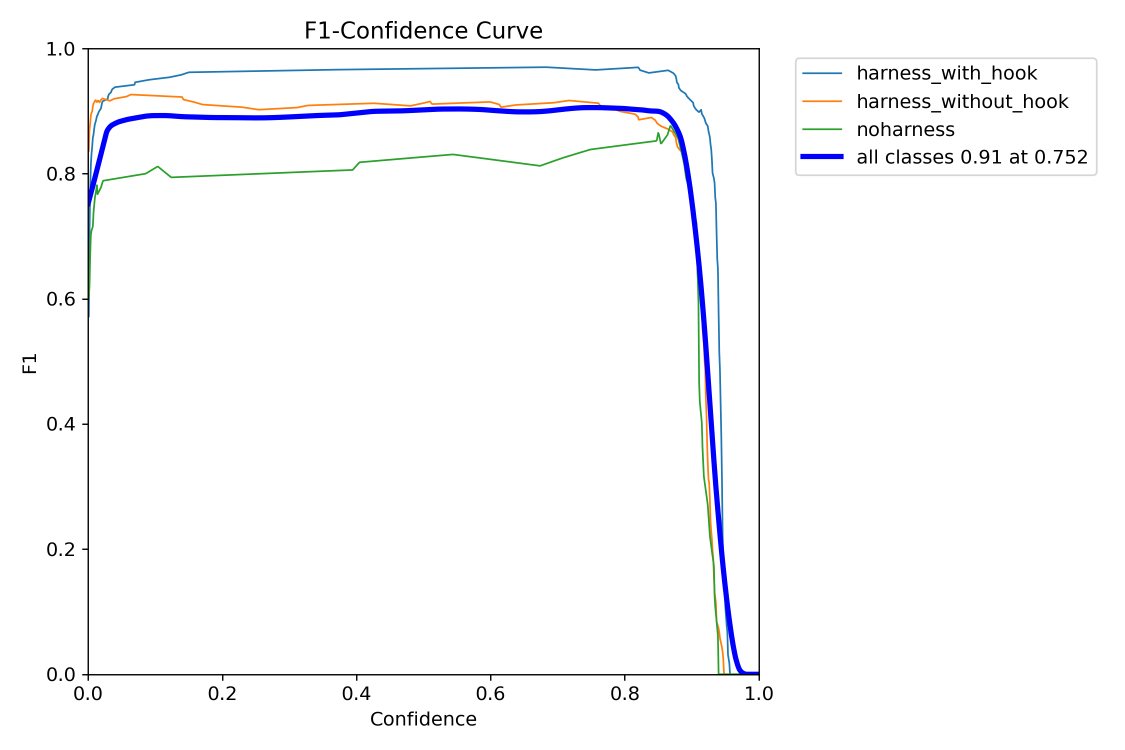
#> input picture BoxF1_curve.png, 2250 x 1500 px, given as the content of the folder /Desktop/SafetyHarnessModel/Annote4/YOLODataset/images/train, which was not available (shown at 1/2 size)
$ python reverse_image.py
#> lines starting #> are read from the running program, lines starting #| are printed output that depends on the picture
from PIL import Image
import os

def reverse_image(image_path):
    image = Image.open(image_path)
#> image is the input picture: PIL image 2250x1500 RGBA; mean R, G, B, A 249, 249.3, 250.9, 255
    reversed_image = image.transpose(Image.FLIP_LEFT_RIGHT)
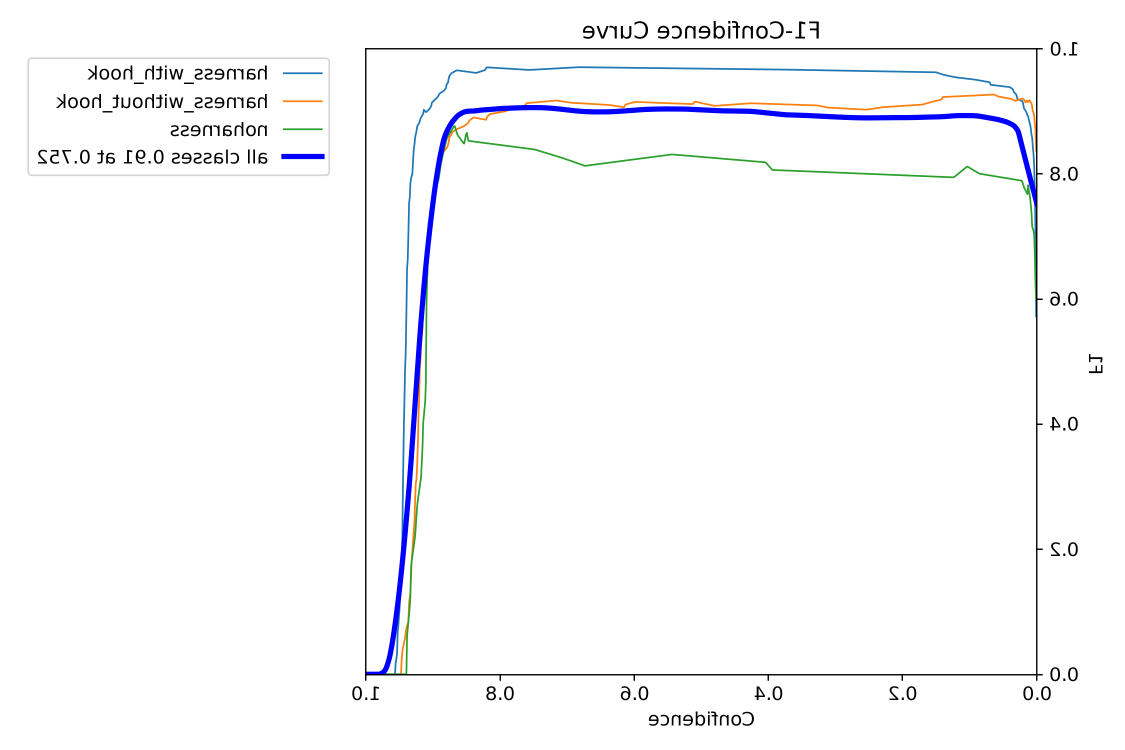
#> reversed_image: PIL image 2250x1500 RGBA (shown at 1/2 size); mean R, G, B, A 249, 249.3, 250.9, 255
    return reversed_image

def reverse_images_in_folder(folder_path):
    for filename in os.listdir(folder_path):
        if filename.endswith((".jpg", ".jpeg", ".png")):
            image_path = os.path.join(folder_path, filename)
            reversed_image = reverse_image(image_path)
            output_path = os.path.join(folder_path, filename.split(".")[0]+"_rev.jpg")
            reversed_image.save(output_path)

# Example usage
folder_path = r"/Users/meghrajdesai11/Desktop/SafetyHarnessModel/Annote4/YOLODataset/images/train"
reverse_images_in_folder(folder_path)


# [21 lines of commented-out code are left out]

$ run again, on confusion_matrix.png
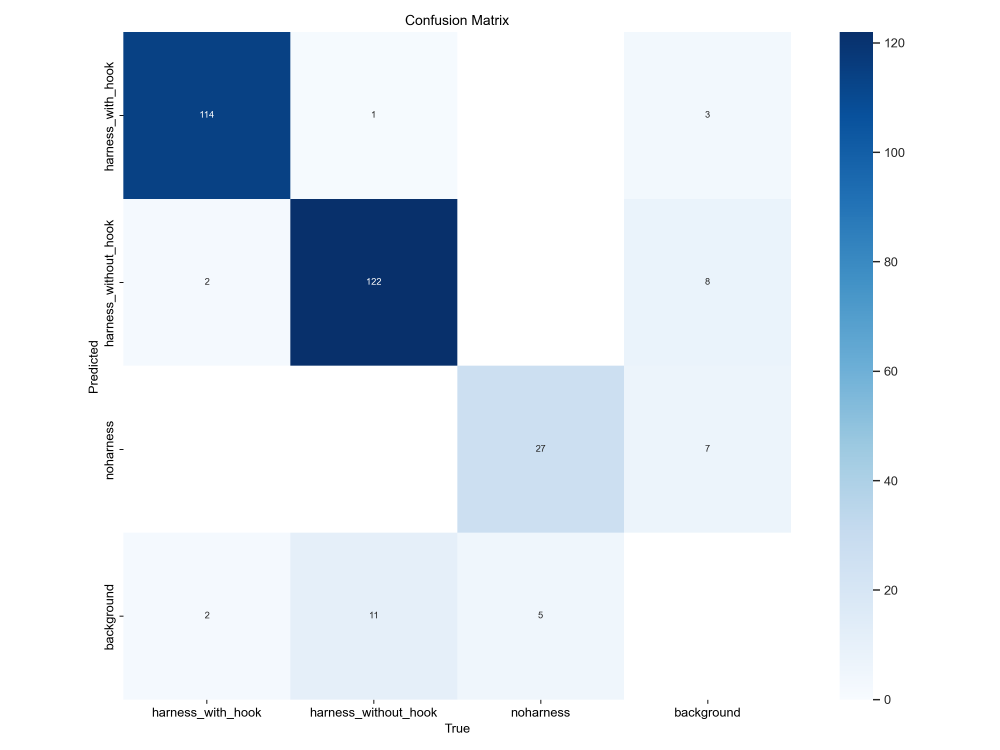
#> input picture confusion_matrix.png, 3000 x 2250 px, given as the content of the folder /Desktop/SafetyHarnessModel/Annote4/YOLODataset/images/train, which was not available (shown at 1/3 size)
#> in reverse_image, image is the input picture: PIL image 3000x2250 RGBA; mean R, G, B, A 224.9, 232.7, 241.1, 255
#> in reverse_image, `reversed_image = image.transpose(Image.FLIP_LEFT_RIGHT)`:
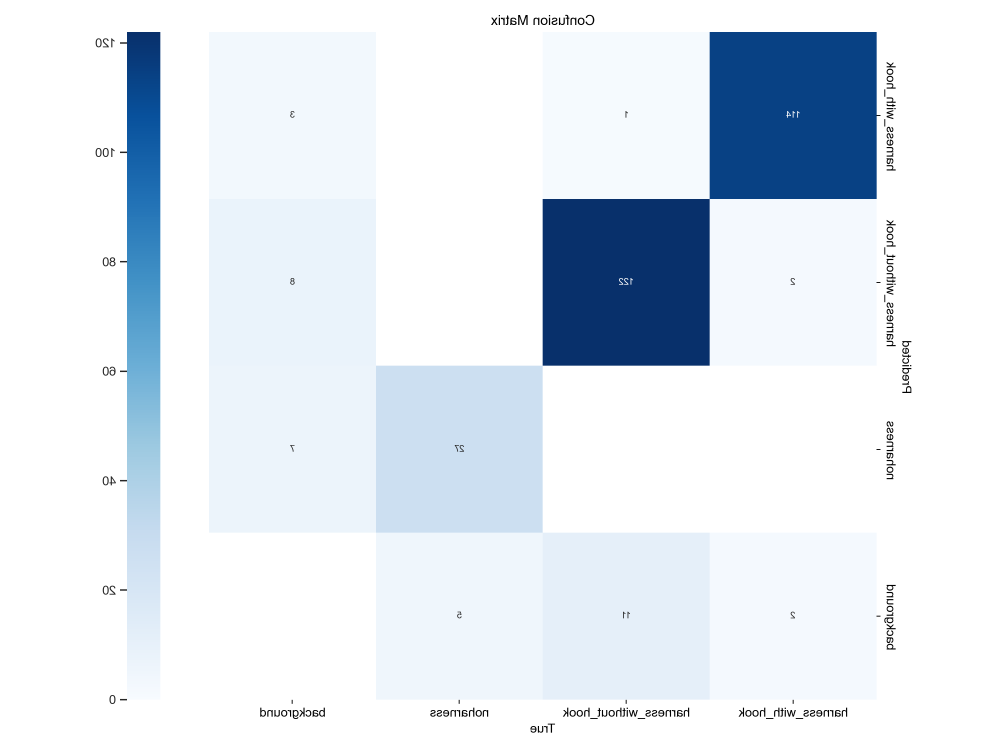
#> reversed_image: PIL image 3000x2250 RGBA (shown at 1/3 size); mean R, G, B, A 224.9, 232.7, 241.1, 255

$ run again, on confusion_matrix_normalized.png
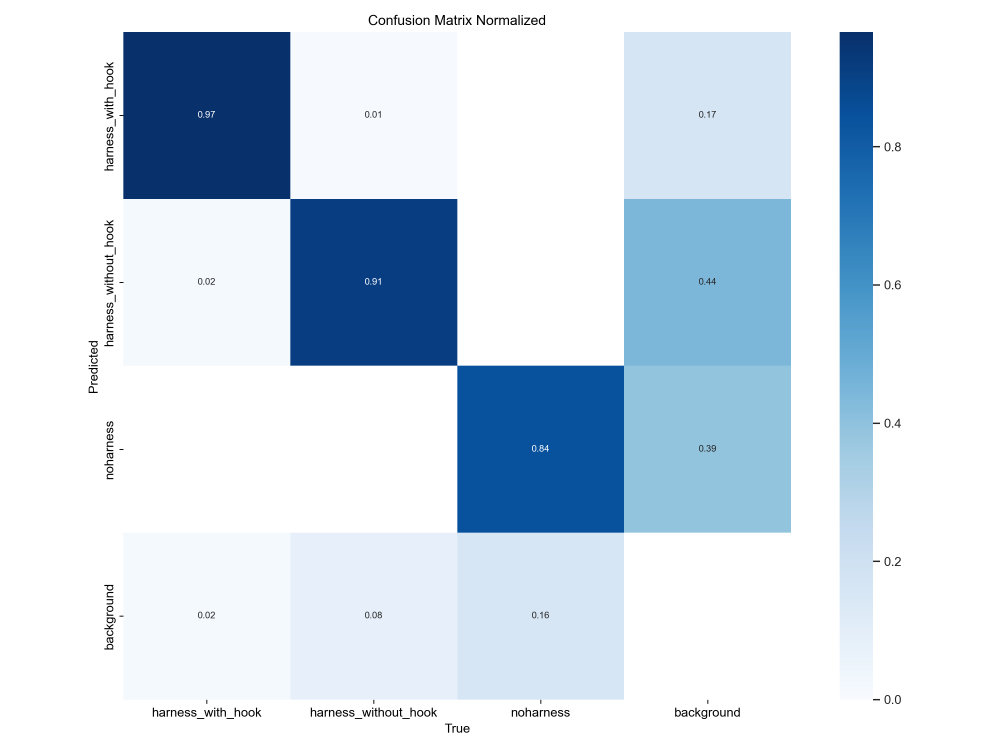
#> input picture confusion_matrix_normalized.png, 3000 x 2250 px, given as the content of the folder /Desktop/SafetyHarnessModel/Annote4/YOLODataset/images/train, which was not available (shown at 1/3 size)
#> in reverse_image, image is the input picture: PIL image 3000x2250 RGBA; mean R, G, B, A 208.3, 222, 235, 255
#> in reverse_image, `reversed_image = image.transpose(Image.FLIP_LEFT_RIGHT)`:
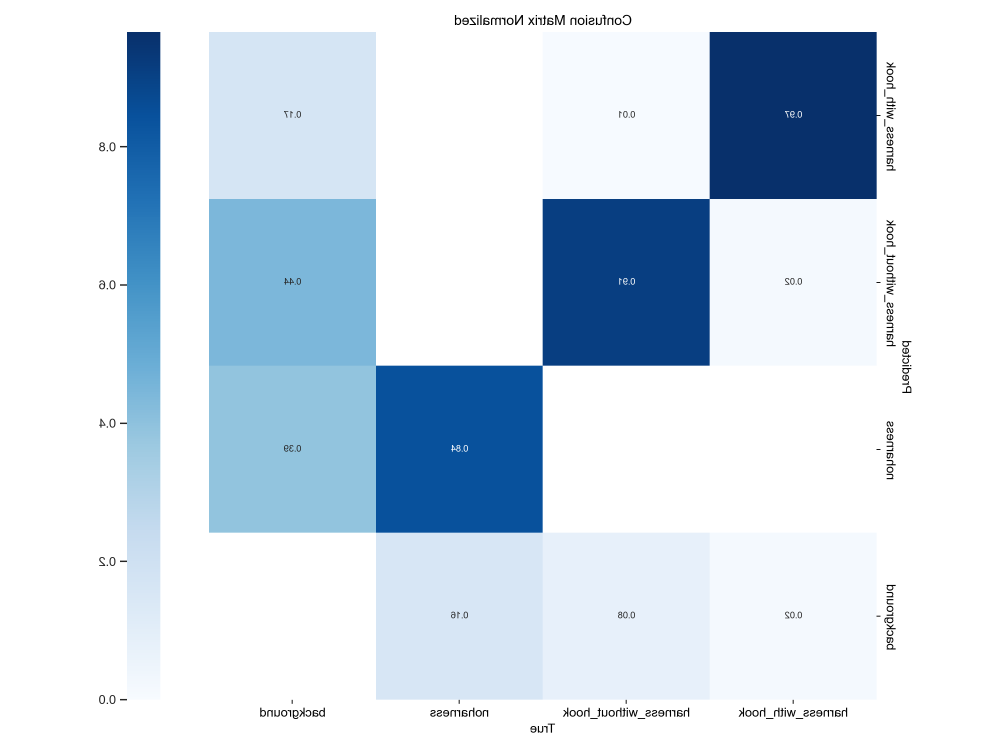
#> reversed_image: PIL image 3000x2250 RGBA (shown at 1/3 size); mean R, G, B, A 208.3, 222, 235, 255
